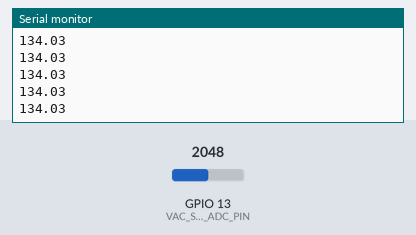
A sketch run on a simulated ESP32. On the bench: the last lines printed to the serial monitor. Inputs (shaded band) come from the test bench; at power-on: GPIO 13 (VAC_SENS_ADC_PIN) = 2048 (analog values on the 0–4095 scale).

Above: at 1.2 s.
1.3 s: GPIO 13 (VAC_SENS_ADC_PIN) set to 2866
At 1.31 s:
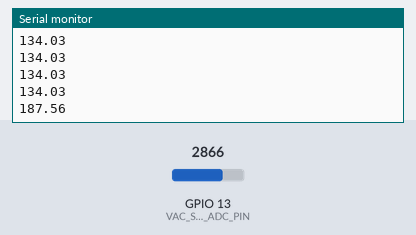
2.8 s: GPIO 13 (VAC_SENS_ADC_PIN) set to 3603
At 2.81 s:
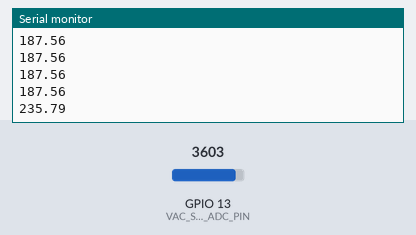
Timing chart, 0 to 5.8 s (numbered marks = the images above; inputs shaded):
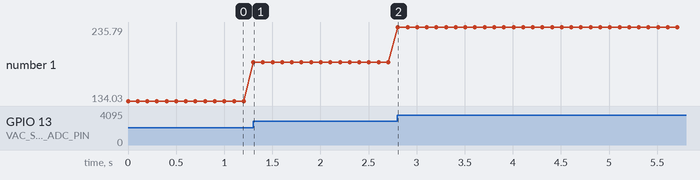

Measured:
- after the input at 1.3 s, the serial monitor: prints a new line at once (image 1)
- after the input at 2.8 s, the serial monitor: prints a new line at once (image 2)
- plotted number 1: 134.03 → 187.56 after the input at 1.3 s, 187.56 → 235.79 after the input at 2.8 s

The sketch:

voltageMon.ino
```cpp
#define VAC_SENS_ADC_PIN 13

void setup() {
  Serial.begin(115200);
  analogReadResolution(12);  // ESP32 ADC is 12-bit
}

void loop() {
  int adc_val = analogRead(VAC_SENS_ADC_PIN); // 0 to 4095
  float voltageSense = (adc_val / 4095.0) * 3.3; // Convert to volts
  float voltageMains = 242*voltageSense/2.98;

  Serial.println(voltageMains);

  delay(100);  // Sample every 100 ms
}
```
